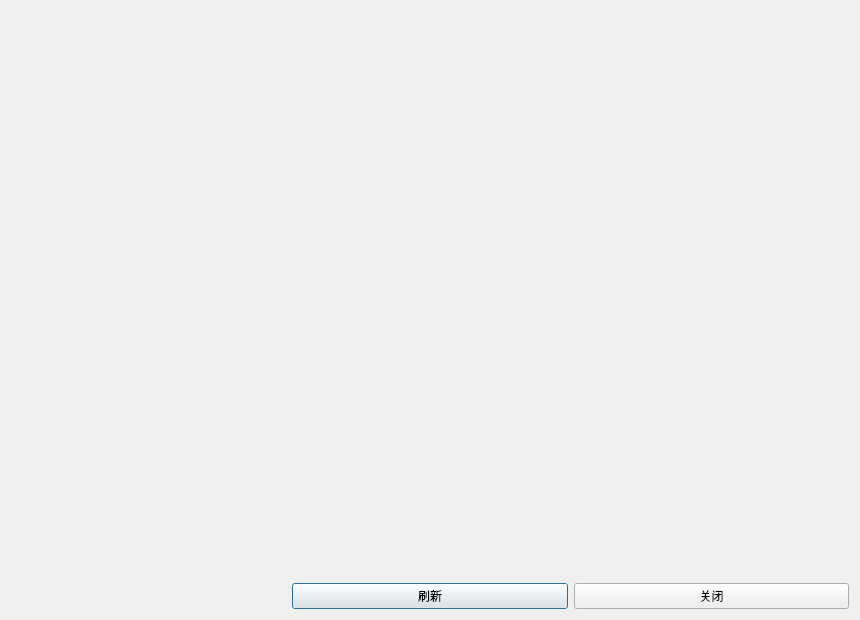
<?xml version="1.0" encoding="UTF-8"?>
<ui version="4.0">
 <class>CameraModel3DDialog</class>
 <widget class="QDialog" name="CameraModel3DDialog">
  <property name="geometry">
   <rect>
    <x>0</x>
    <y>0</y>
    <width>860</width>
    <height>620</height>
   </rect>
  </property>
  <property name="windowTitle">
   <string>相机模型三维视图</string>
  </property>
  <layout class="QVBoxLayout" name="mainLayout">
   <item>
    <widget class="CameraSceneWidget" name="m_scene" native="true"/>
   </item>
   <item>
    <layout class="QHBoxLayout" name="buttonLayout">
     <item>
      <widget class="QLabel" name="m_summaryLabel">
       <property name="text">
        <string/>
       </property>
      </widget>
     </item>
     <item>
      <widget class="QPushButton" name="reloadButton">
       <property name="text">
        <string>刷新</string>
       </property>
      </widget>
     </item>
     <item>
      <widget class="QPushButton" name="closeButton">
       <property name="text">
        <string>关闭</string>
       </property>
      </widget>
     </item>
    </layout>
   </item>
  </layout>
 </widget>
 <customwidgets>
  <customwidget>
   <class>CameraSceneWidget</class>
   <extends>QWidget</extends>
   <header>CameraSceneWidget.h</header>
   <container>1</container>
  </customwidget>
 </customwidgets>
 <resources/>
 <connections/>
</ui>
